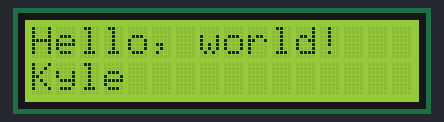
A sketch run on a simulated Arduino Uno, built with avr-gcc and run on an emulated ATmega328P. Parts: 16×2 character LCD. What the sketch prints to the serial monitor is not drawn.

Above: at 0.1 s.
At 4.2 s:
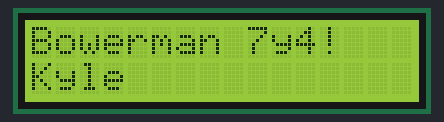
At 8.2 s:
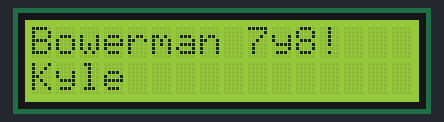
At 14.2 s:
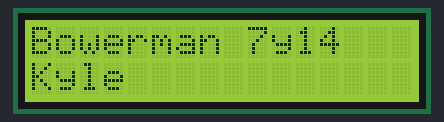
At 22.3 s:
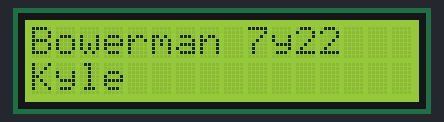
At 38.5 s:
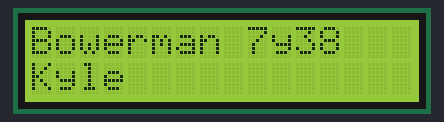

Measured:
- what the display in image 1 shows lasts 2.0 s, from 4.1 s to 6.1 s

The sketch:

MYADAFRUITLCDi2CHelloWorld.ino
```cpp
/*********************

Example code for the Adafruit RGB Character LCD Shield and Library

This code displays text on the shield, and also reads the buttons on the keypad.
When a button is pressed, the backlight changes color.

**********************/

// include the library code:
#include <Wire.h>
#include <Adafruit_MCP23017.h>
#include <Adafruit_RGBLCDShield.h>

// The shield uses the I2C SCL and SDA pins. On classic Arduinos
// this is Analog 4 and 5 so you can't use those for analogRead() anymore
// However, you can connect other I2C sensors to the I2C bus and share
// the I2C bus.
Adafruit_RGBLCDShield lcd = Adafruit_RGBLCDShield();

// These #defines make it easy to set the backlight color
#define RED 0x1
#define YELLOW 0x3
#define GREEN 0x2
#define TEAL 0x6
#define BLUE 0x4
#define VIOLET 0x5
#define WHITE 0x7

void setup() {
  // Debugging output
  Serial.begin(9600);
  // set up the LCD's number of columns and rows:
  lcd.begin(16, 2);

  // Print a message to the LCD. We track how long it takes since
  // this library has been optimized a bit and we're proud of it :)
  int time = millis();
  lcd.print("Hello, world!");
  time = millis() - time;
  Serial.print("Took "); Serial.print(time); Serial.println(" ms");
  Serial.print("MYADAFRUITLCDi2CHelloWorld/MYADAFRUITLCDi2CHelloWorld.ino");
  //lcd.setBacklight(RED);
}

uint8_t i=0;
void loop() {
  // set the cursor to column 0, line 1
  // (note: line 1 is the second row, since counting begins with 0):
  lcd.setCursor(0, 1);
  lcd.print("Kyle");
  delay(2000);
  lcd.setCursor(0, 0);
   lcd.print("Bowerman 7y");
  // print the number of seconds since reset:
  lcd.print(millis()/1000);

 /* delay(4000);
     lcd.clear();
     lcd.setCursor(0,1);
     lcd.setBacklight(RED);
    lcd.print("RED");
     Serial.print("RED ON\n");


  delay(4000);
    lcd.setBacklight(WHITE);
     lcd.clear();
     lcd.print("WHITE");
     Serial.print("WHITE ON \n\r");
  delay(4000);
      lcd.setBacklight(VIOLET);
     lcd.clear();
     lcd.print("VIOLET");
     Serial.print("VIOLET ON\n\r");
  delay(4000);
  */


/*
  uint8_t buttons = lcd.readButtons();

  if (buttons) {
    lcd.clear();
    lcd.setCursor(0,0);
    if (buttons & BUTTON_UP) {
      lcd.print("UP ");
      lcd.setBacklight(RED);
    }
    if (buttons & BUTTON_DOWN) {
      lcd.print("DOWN ");
      lcd.setBacklight(YELLOW);
    }
    if (buttons & BUTTON_LEFT) {
      lcd.print("LEFT ");
      lcd.setBacklight(GREEN);
    }
    if (buttons & BUTTON_RIGHT) {
      lcd.print("RIGHT ");
      lcd.setBacklight(TEAL);
    }
    if (buttons & BUTTON_SELECT) {
      lcd.print("SELECT ");
      lcd.setBacklight(VIOLET);
    }
  } */
}
```
